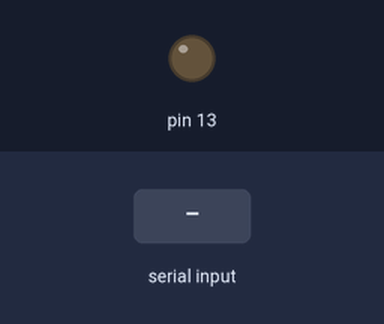
The sketch below on a simulated Arduino Uno, built with avr-gcc and run on an emulated ATmega328P. Parts: output pins drawn as LEDs (lit = HIGH). The inputs (shaded band) are chosen by the test bench.

Above: at 1.2 s.
1.3 s: "1" received over Serial
At 3.4 s:
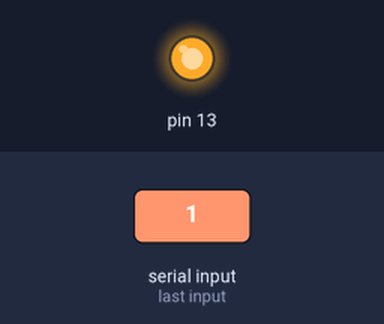
3.8 s: "0" received over Serial
At 5.3 s:
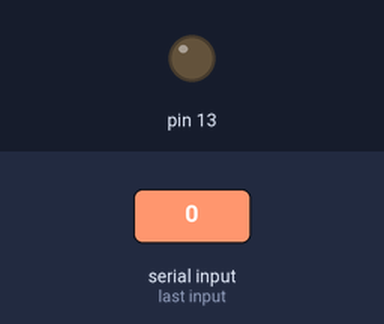
Timing chart, 0 to 6.8 s (numbered marks = the images above; inputs shaded):
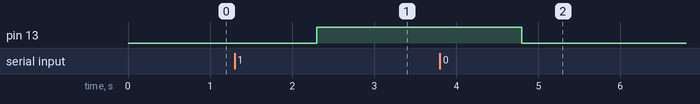

The sketch:

main.ino
```cpp
char buffer;
long timer = 0;
long interval = 1000;
int writeSignal = LOW;
unsigned long current = 0;
void setup()
{
  pinMode(13, OUTPUT);
  Serial.begin(115200);
}

void loop()
{
  current = millis();
  if(current >= timer+interval) {
    digitalWrite(13, writeSignal);
  }
  if (Serial.available() > 0) {
    timer = millis();
    buffer = Serial.read();
    if(buffer == '1') {
      writeSignal = HIGH;
    }
    else if(buffer == '0') {
      writeSignal = LOW;
    }
  }
}
```

Measured:
- after the input at 1.3 s, pin 13: LOW → HIGH after 1.0 s
- after the input at 3.8 s, pin 13: HIGH → LOW after 1.0 s
